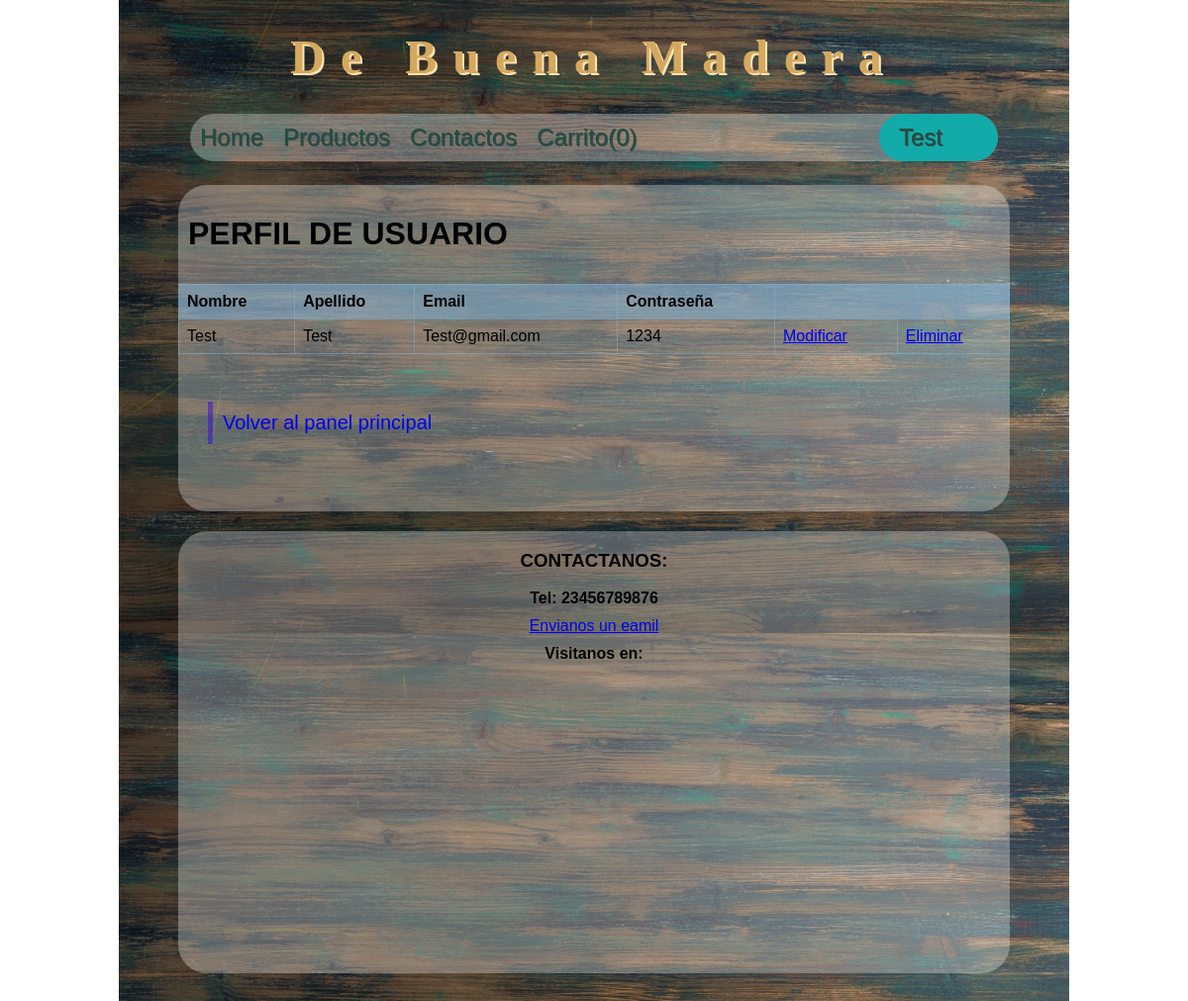
/perfilUsuario.php?idUsuario=2 (signed in), run on the app's committed database.
### tables this page shows
CREATE TABLE `usuarios` (
  `idUsuario` int(11) NOT NULL,
  `usuNombre` varchar(45) NOT NULL,
  `usuApellido` varchar(45) NOT NULL,
  `email` varchar(45) NOT NULL,
  `pass` varchar(255) NOT NULL,
  `rol` tinyint(1) NOT NULL DEFAULT '0'
);

### class/Usuario.php (called while the page is built, shortened)
<?php
class Usuario
{
    public function perfilUsuario()
    {
        $idUsuario = $_GET['idUsuario'];
        $link = Conexion::conectar();
        $sql = "SELECT idUsuario,
                       usuNombre,
                       usuApellido,
                       email,
                       pass
                       FROM  usuarios
                    WHERE idUsuario=" . $idUsuario;
        $stmt = $link->prepare($sql);
        $stmt->execute();
        $usuario = $stmt->fetch();
        return $usuario;
    }
}

### perfilUsuario.php (the view, shortened to what this page needs)
<?php
$Usuario=new Usuario;
$usuario=$Usuario->perfilUsuario();
include 'includes/nav.php';
?>
<main>
    <div class="contenido">
        <h1>Perfil de usuario</h1>
    <table>
            <thead>
                <tr>
                    <th>Nombre</th>
                    <th>Apellido</th>
                    <th>Email</th>
                    <th>Contraseña</th>
                    <th colspan="2"> </th>
                </tr>
            </thead>
            <tbody>
                    <tr>
                        <td><?= $usuario['usuNombre']; ?></td>
                        <td><?= $usuario['usuApellido']; ?></td>
                        <td><?= $usuario['email']; ?></td>
                        <td><?= $usuario['pass']; ?></td>
                        <td><a href="formModificarPerfil.php?idUsuario=<?=$usuario['idUsuario'];?>">Modificar</a></td>
                        <td><a href="formEliminarPerfil.php?idUsuario=<?=$usuario['idUsuario'];?>">Eliminar</a></td>
                    </tr>
            </tbody>
        </table>
        <br>
        <a href="index.php" class="enlace">
            Volver al panel principal
        </a>
        <br>
    </div>
</main>
<?php
include 'includes/footer.php';
?>

### css/style.css (style rules this page uses)
* { box-sizing: border-box; }
body { font-family: Arial, Helvetica, sans-serif; background-image: url("../images/fondo4.jpg"); background-size: 80%; background-repeat: repeat-y; background-position-x: center; margin: 0px auto; }
.header { text-align: center; font-size: 3rem; margin: 20px auto; padding: 0px auto; font-family: 'Times New Roman', Times, serif; letter-spacing: 1rem; max-width: 85%; color: rgb(212, 169, 95); text-shadow: 2px 2px moccasin; }
div.contenido { display: block; width: 70%; margin-left: 15%; margin-right: 15%; background-color: rgba(250, 250, 250, 0.3); border-radius: 29px; overflow: auto; margin-top: 20px; padding-bottom: 20px; }
h1, h2 { padding: 10px; }
h1, h3, h4::first-letter { text-transform: uppercase; }
a::first-letter { text-transform: uppercase; }
td::first-letter { text-transform: uppercase; }
.enlace { padding: 10px; margin: 30px; margin-top: 30px; text-decoration: none; display: block; font-size: 20px; border-left: 5px solid rgba(55, 11, 212, 0.5); }
table { border-collapse: collapse; width: 100%; text-align: left; }
th, td { border: 1px solid rgba(133, 180, 218, 0.472); padding: 8px; }
thead { background-color: rgba(133, 180, 218, 0.472); }

### data on the page
usuarios: usuNombre "test", usuApellido "test", email "test@gmail.com", pass "1234"

### other printed values
$_SESSION['usuarioComun']["Apellido"] "Test"
